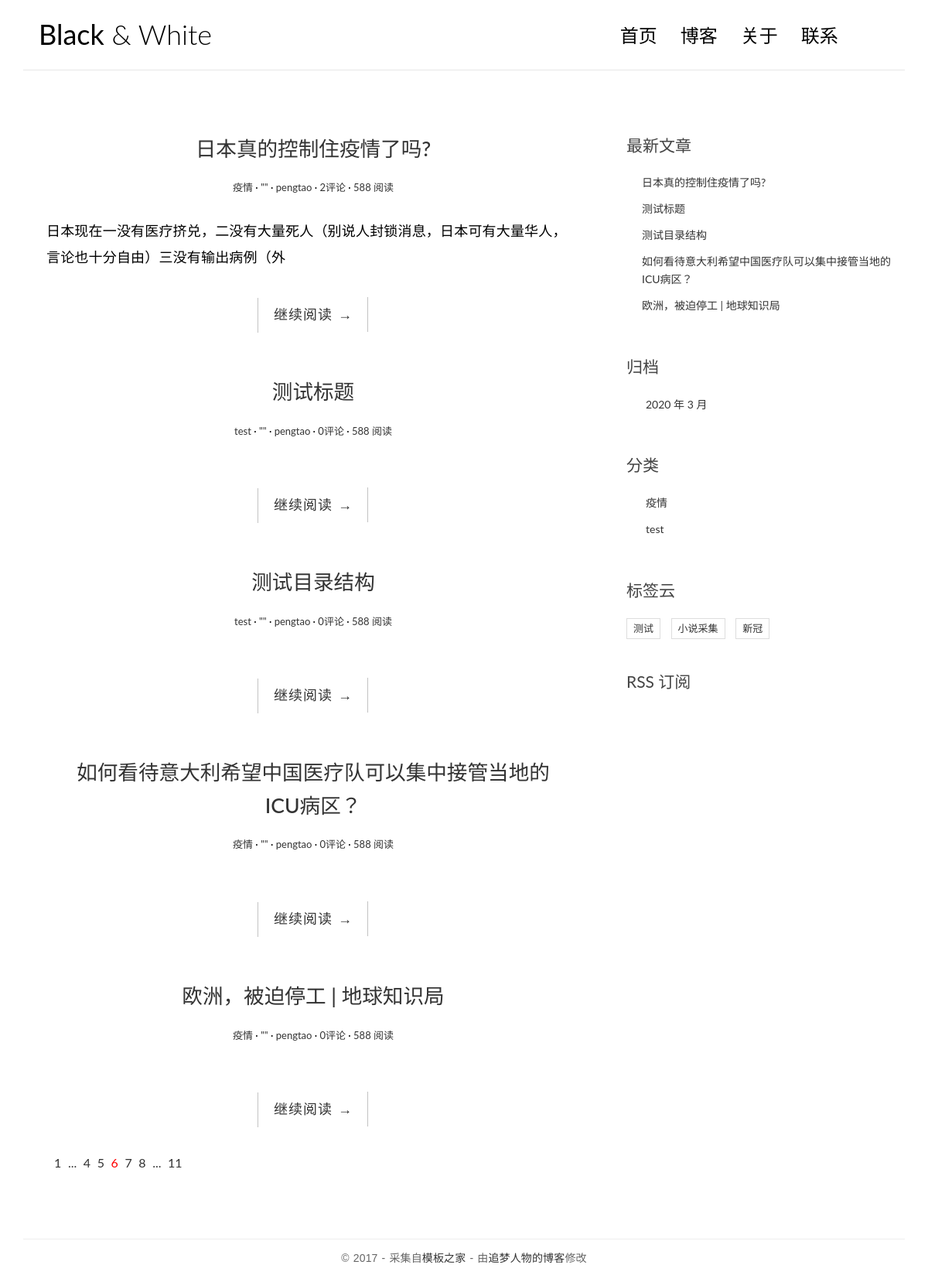
The page / on the database its author committed.
### blogproject/blog/models.py (models this page shows, shortened)
class Post(models.Model):
    title = models.CharField('标题',max_length=70)
    body = models.TextField('正文')
    created_time = models.DateTimeField('创建时间',default=timezone.now)
    modified_time = models.DateTimeField('修改时间')
    excerpt = models.CharField('摘要',max_length=200, blank=True)
    category = models.ForeignKey(Category, verbose_name='分类',on_delete=models.CASCADE)
    tags = models.ManyToManyField(Tag,verbose_name='标签', blank=True)
    author = models.ForeignKey(User,verbose_name='作者', on_delete=models.CASCADE)
    class Meta:
        verbose_name='文章'
        verbose_name_plural = verbose_name
        ordering=['-created_time']
    def get_absolute_url(self):
        return reverse('blog:detail',kwargs={'pk':self.pk})

class Category(models.Model):
    name = models.CharField(max_length=100)
    class Meta:
        verbose_name='分类'
        verbose_name_plural = verbose_name

class Tag(models.Model):
    name = models.CharField(max_length=100)
    class Meta:
        verbose_name='标签'
        verbose_name_plural = verbose_name

### blogproject/blog/views.py (the view)
# urls.py: path('', views.index, name='index'),
def index(request):
    post_list=Post.objects.all().order_by('-created_time')
    return render(request, 'blog/index.html', context={
        'post_list': post_list,
    })

### blogproject/blog/templatetags/blog_extras.py (called while the page is built)
@register.inclusion_tag('blog/inclusions/_recent_posts.html', takes_context=True)
def show_recent_posts(context, num=5):
    return {
        'recent_post_list': Post.objects.all().order_by('-created_time')[:num],
    }

@register.inclusion_tag('blog/inclusions/_archives.html', takes_context=True)
def show_archives(context):
    return {
        'date_list': Post.objects.dates('created_time', 'month', order='DESC'),
    }

@register.inclusion_tag('blog/inclusions/_categories.html', takes_context=True)
def show_categories(context):
    return {
        'category_list': Category.objects.all(),
    }

@register.inclusion_tag('blog/inclusions/_tags.html', takes_context=True)
def show_tags(context):
    return {
        'tag_list': Tag.objects.all(),
    }

### blogproject/templates/blog/index.html
{% extends 'base.html'%}
{% block main%}
				{% for post in post_list%}
                <article class="post post-{{post.pk}}">
                    <header class="entry-header">
                        <h1 class="entry-title">
                            <a href="{{post.get_absolute_url}}">{{post.title}}</a>
                        </h1>
                        <div class="entry-meta">
                            <span class="post-category"><a href="#">{{post.category.name}}</a></span>
                            <span class="post-date"><a href="#"><time class="entry-date"
                                                                      datetime="{{post.create_time}}">"{{post.create_time}}"</time></a></span>
                            <span class="post-author"><a href="#">{{post.author}}</a></span>
                            <span class="comments-link"><a href="#">{{ post.comment_set.count }}评论</a></span>
                            <span class="views-count"><a href="#">588 阅读</a></span>
                        </div>
                    </header>
                    <div class="entry-content clearfix">
                        <p>{{post.excerpt}}</p>
                        <div class="read-more cl-effect-14">
                            <a href="{{post.get_absolute_url}}" class="more-link">继续阅读 <span class="meta-nav">→</span></a>
                        </div>
                    </div>
                </article>
				{% empty %}
					<div class="no-post">暂时没有发布的文章！</div>
				{% endfor%}
                <div class="pagination">
                    <ul>
                        <li><a href="">1</a></li>
                        <li><a href="">...</a></li>
                        <li><a href="">4</a></li>
                        <li><a href="">5</a></li>
                        <li class="current"><a href="">6</a></li>
                        <li><a href="">7</a></li>
                        <li><a href="">8</a></li>
                        <li><a href="">...</a></li>
                        <li><a href="">11</a></li>
                    </ul>
                </div>
            </main>
{% endblock main%}

### blogproject/templates/base.html (shortened to what this page needs)
{% load static %}
{% load blog_extras%}
<!DOCTYPE html>
<html>
<head>
    <link rel="stylesheet" href="http://code.ionicframework.com/ionicons/2.0.1/css/ionicons.min.css">
    <link rel="stylesheet" href="{% static 'blog/css/bootstrap.min.css' %}">
    <link rel="stylesheet" href="{% static 'blog/css/pace.css' %}">
    <link rel="stylesheet" href="{% static 'blog/css/custom.css' %}">
</head>
<body>
<div class="container">
    <header id="site-header">
        <div class="row">
            <div class="col-md-4 col-sm-5 col-xs-8">
                <div class="logo">
                    <h1><a href="{% url 'blog:index' %}"><b>Black</b> &amp; White</a></h1>
                </div>
            </div>
            <div class="col-md-8 col-sm-7 col-xs-4">
                <nav class="main-nav" role="navigation">
                    <div class="collapse navbar-collapse" id="bs-example-navbar-collapse-1">
                        <ul class="nav navbar-nav navbar-right">
                            <li class="cl-effect-11"><a href="{% url 'blog:index' %}" data-hover="首页">首页</a></li>
                            <li class="cl-effect-11"><a href="full-width.html" data-hover="博客">博客</a></li>
                            <li class="cl-effect-11"><a href="about.html" data-hover="关于">关于</a></li>
                            <li class="cl-effect-11"><a href="contact.html" data-hover="联系">联系</a></li>
                        </ul>
                    </div>
                </nav>
            </div>
        </div>
    </header>
</div>
<div class="content-body">
    <div class="container">
        <div class="row">
			<main class="col-md-8">
			{% block main %}
			{% endblock main %}
            <aside class="col-md-4">
				{% show_recent_posts %}
				{% show_archives %}
				{% show_categories %}
				{% show_tags %}
                <div class="rss">
                    <a href=""> RSS 订阅</a>
                </div>
            </aside>
        </div>
    </div>
</div>
<footer id="site-footer">
    <div class="container">
        <div class="row">
            <div class="col-md-12">
                <p class="copyright">&copy 2017 - 采集自<a href="http://www.cssmoban.com/"
                                                        target="_blank" title="模板之家">模板之家</a>
                    - 由<a href="http://zmrenwu.com/" title="网页模板" target="_blank">追梦人物的博客</a>修改
                </p>
            </div>
        </div>
    </div>
</footer>
</body>
</html>

### blogproject/templates/blog/inclusions/_recent_posts.html
<div class="widget widget-recent-posts">
  <h3 class="widget-title">最新文章</h3>
  <ul>
    {% for post in recent_post_list %}
      <li>
        <a href="{{ post.get_absolute_url }}">{{ post.title }}</a>
      </li>
    {% empty %}
      暂无文章！
    {% endfor %}
  </ul>
</div>

### blogproject/templates/blog/inclusions/_archives.html
<div class="widget widget-archives">
  <h3 class="widget-title">归档</h3>
  <ul>
    {% for date in date_list %}
      <li>
        <a href="{% url 'blog:archive' date.year date.month %}">
    {{ date.year }} 年 {{ date.month }} 月
  </a>
      </li>
    {% empty %}
      暂无归档！
    {% endfor %}
  </ul>
</div>

### blogproject/templates/blog/inclusions/_categories.html
<div class="widget widget-category">
  <h3 class="widget-title">分类</h3>
  <ul>
    {% for category in category_list %}
      <li>
        <a href="{% url 'blog:category' category.pk %}">{{ category.name }}</a>
      </li>
    {% empty %}
      暂无分类！
    {% endfor %}
  </ul>
</div>

### blogproject/templates/blog/inclusions/_tags.html
<div class="widget widget-tag-cloud">
  <h3 class="widget-title">标签云</h3>
  <ul>
    {% for tag in tag_list %}
      <li>
        <a href="{% url 'blog:tag' tag.pk %}">{{ tag.name }}</a>
      </li>
    {% empty %}
      暂无标签！
    {% endfor %}
  </ul>
</div>

### blogproject/blog/static/blog/css/custom.css (style rules this page uses)
* { outline: none; }
h1, h2, h3, h4, h5, h6 { margin-top: 0; }
b { font-weight: 400; }
a { color: #333; }
body { color: #444; font-family: 'Lato', sans-serif; }
p { font-family: 'Ubuntu', sans-serif; font-weight: 400; word-spacing: 1px; letter-spacing: 0.01em; }
#site-header { background-color: #FFF; padding: 25px 20px; margin-bottom: 40px; border-bottom: 1px solid #e7e7e7; }
.logo h1 a { color: #000; }
.logo h1 { margin: 0; font-family: 'Lato', sans-serif; font-weight: 300; }
.main-nav { margin-top: 11px; max-width: 95%; }
.main-nav a { color: #000000 !important; padding: 0 0 5px 0 !important; margin-right: 30px; font-family: 'Lato', sans-serif; font-weight: 300; font-size: 24px; }
.cl-effect-11 a { padding: 10px 0; color: #0972b4; text-shadow: none; }
.cl-effect-11 a::before { position: absolute; top: 0; left: 0; overflow: hidden; padding: 0 0 5px 0 !important; max-width: 0; border-bottom: 1px solid #000; color: #000; content: attr(data-hover); white-space: nowrap; -webkit-transition: max-width 0.5s; -moz-transition: max-width 0.5s; transition: max-width 0.5s; }
.content-body { padding-bottom: 4em; }
.post { background: #fff; padding: 30px 30px 0; }
.entry-title { text-align: center; font-size: 1.9em; margin-bottom: 20px; line-height: 1.6; padding: 10px 20px 0; }
.entry-meta { text-align: center; color: #DDDDDD; font-size: 13px; margin-bottom: 30px; }
.entry-content { font-size: 18px; line-height: 1.9; font-weight: 300; color: #000; }
.post-category::after, .post-date::after, .post-author::after, .comments-link::after { content: ' ·'; color: #000; }
.read-more { font-family: 'Ubuntu', sans-serif; font-weight: 400; word-spacing: 1px; letter-spacing: 0.01em; text-align: center; margin-top: 20px; }
.cl-effect-14 a { padding: 0 20px; height: 45px; line-height: 45px; position: relative; display: inline-block; margin: 15px 25px; letter-spacing: 1px; font-weight: 400; text-shadow: 0 0 1px rgba(255, 255, 255, 0.3); }
.cl-effect-14 a::before, .cl-effect-14 a::after { position: absolute; width: 45px; height: 1px; background: #C3C3C3; content: ''; -webkit-transition: all 0.3s; -moz-transition: all 0.3s; transition: all 0.3s; pointer-events: none; }
.cl-effect-14 a::before { top: 0; left: 0; -webkit-transform: rotate(90deg); -moz-transform: rotate(90deg); transform: rotate(90deg); -webkit-transform-origin: 0 0; -moz-transform-origin: 0 0; transform-origin: 0 0; }
.cl-effect-14 a::after { right: 0; bottom: 0; -webkit-transform: rotate(90deg); -moz-transform: rotate(90deg); transform: rotate(90deg); -webkit-transform-origin: 100% 0; -moz-transform-origin: 100% 0; transform-origin: 100% 0; }
.widget { background: #fff; padding: 30px 0 0; }
.widget-title { font-size: 1.5em; margin-bottom: 20px; line-height: 1.6; padding: 10px 0 0; font-weight: 400; }
.widget-recent-posts ul { padding: 0; margin: 0; padding-left: 20px; }
.widget-recent-posts ul li { list-style-type: none; position: relative; line-height: 170%; margin-bottom: 10px; }
.widget-recent-posts ul li::before { content: '\f3d3'; font-family: "Ionicons"; position: absolute; left: -17px; top: 3px; font-size: 16px; color: #000; }
.widget-archives ul { padding: 0; margin: 0; padding-left: 25px; }
.widget-archives ul li { list-style-type: none; position: relative; line-height: 170%; margin-bottom: 10px; }
.widget-archives ul li::before { content: '\f3f3'; font-family: "Ionicons"; position: absolute; left: -25px; top: 1px; font-size: 16px; color: #000; }
.widget-category ul { padding: 0; margin: 0; padding-left: 25px; }
.widget-category ul li { list-style-type: none; position: relative; line-height: 170%; margin-bottom: 10px; }
.widget-category ul li::before { content: '\f3fe'; font-family: "Ionicons"; position: absolute; left: -25px; top: 1px; font-size: 18px; color: #000; }
.widget-tag-cloud ul { padding: 0; margin: 0; margin-right: -10px; }
.widget-tag-cloud ul li { list-style-type: none; font-size: 13px; display: inline-block; margin-right: 10px; margin-bottom: 10px; padding: 3px 8px; border: 1px solid #ddd; }
.rss { font-size: 21px; margin-top: 30px; }
.rss a { color: #444; }
#site-footer { padding-top: 10px; padding: 0 0 1.5em 0; }
.copyright { text-align: center; padding-top: 1em; margin: 0; border-top: 1px solid #eee; color: #666; }
.pagination ul { list-style: none; }
.pagination ul li { display: inline-block; font-size: 16px; margin-right: 5px; }
.current a { color: red; }

### rows shown on the page
Post: title "日本真的控制住疫情了吗?", category.name "疫情", author "pengtao", comment_set.count "2", excerpt "日本现在一没有医疗挤兑，二没有大量死人（别说人封锁消息，日本可有大量华人，言论也十分自由）三没有输出病例（外"
Post: title "测试标题", category.name "test", author "pengtao", comment_set.count "0"
Post: title "测试目录结构", category.name "test", author "pengtao", comment_set.count "0"
Post: title "如何看待意大利希望中国医疗队可以集中接管当地的ICU病区？", category.name "疫情", author "pengtao", comment_set.count "0"
Post: title "欧洲，被迫停工 | 地球知识局", category.name "疫情", author "pengtao", comment_set.count "0"
Category: name "疫情"
Category: name "test"
Tag: name "测试"
Tag: name "小说采集"
Tag: name "新冠"

### other values the page prints
{{ date.year }} "2020"
{{ date.month }} "3"
